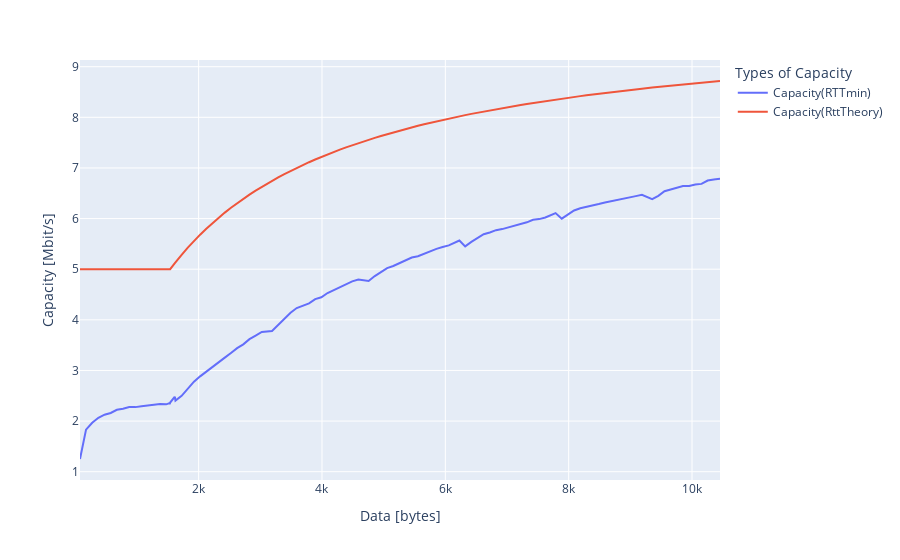

The notebook cell saved with this chart:
### Code cell
def getCapacity_sec(d, rtt):
    x=  2*8*d/rtt/1000
    return x

# 2.4 nel caso di 10Mbit/s, altrimenti 0.24 per 100Mbit/s

def getCapacity_sec_TheorySwitch(d, rtt):
    if(d<=1538):
        return 2*getCapacity_sec(d, rtt)
    return 2*8*d/(rtt -2.4)/1000
    #return 2*8*d/(rtt -0.24)/1000

getCapacity_sec_TheorySwitch= np.vectorize(getCapacity_sec_TheorySwitch)

Capacity= getCapacity_sec(lenght, RttMin)
CapacityTheory = getCapacity_sec(lenght, RttTheorySwitch)

fig2 = px.line(x=lenght, y=[Capacity, CapacityTheory], labels=dict(x="Data [bytes]", value="Capacity [Mbit/s]", variable="Types of Capacity"))

newnamesFig2 = {'wide_variable_0':'Capacity(RTTmin)', 'wide_variable_1':'Capacity(RttTheory)'}
fig2.for_each_trace(lambda t: t.update(name = newnamesFig2[t.name],
                                      legendgroup = newnamesFig2[t.name],
                                      hovertemplate = t.hovertemplate.replace(t.name, newnamesFig2[t.name])
                                     )
                  )

fig2.show()

### Figure 1 — Plotly figure (JSON) as saved in the notebook; plotly's stock layout.template omitted (floating-point values rounded to 4 significant figures; data arrays with more than 128 entries replaced by an {"elided": "..."} marker saying what was removed)
{"data": [{"hovertemplate": "Types of Capacity=Capacity(RTTmin)<br>Data [bytes]=%{x}<br>Capacity [Mbit/s]=%{y}<extra></extra>", "legendgroup": "Capacity(RTTmin)", "line": {"color": "#636efa", "dash": "solid"}, "marker": {"symbol": "circle"}, "mode": "lines", "name": "Capacity(RTTmin)", "orientation": "v", "showlegend": true, "type": "scatter", "x": {"elided": "131 int values"}, "xaxis": "x", "y": {"elided": "131 float values"}, "yaxis": "y"}, {"hovertemplate": "Types of Capacity=Capacity(RttTheory)<br>Data [bytes]=%{x}<br>Capacity [Mbit/s]=%{y}<extra></extra>", "legendgroup": "Capacity(RttTheory)", "line": {"color": "#EF553B", "dash": "solid"}, "marker": {"symbol": "circle"}, "mode": "lines", "name": "Capacity(RttTheory)", "orientation": "v", "showlegend": true, "type": "scatter", "x": {"elided": "131 int values"}, "xaxis": "x", "y": {"elided": "131 float values"}, "yaxis": "y"}], "layout": {"legend": {"title": {"text": "Types of Capacity"}, "tracegroupgap": 0}, "margin": {"t": 60}, "xaxis": {"anchor": "y", "domain": [0, 1], "title": {"text": "Data [bytes]"}}, "yaxis": {"anchor": "x", "domain": [0, 1], "title": {"text": "Capacity [Mbit/s]"}}}}
